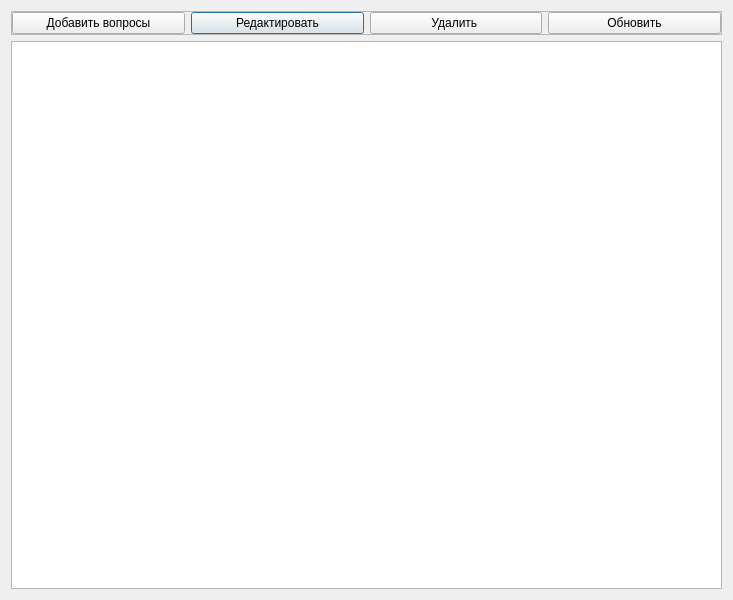
<?xml version="1.0" encoding="UTF-8"?>
<ui version="4.0">
 <class>ProsmotrPlanaZasKaf</class>
 <widget class="QDialog" name="ProsmotrPlanaZasKaf">
  <property name="geometry">
   <rect>
    <x>0</x>
    <y>0</y>
    <width>733</width>
    <height>600</height>
   </rect>
  </property>
  <property name="windowTitle">
   <string>Просмотр изменение плана заседаний кафедры</string>
  </property>
  <layout class="QGridLayout" name="gridLayout_2">
   <item row="0" column="0">
    <widget class="QFrame" name="frame">
     <property name="frameShape">
      <enum>QFrame::StyledPanel</enum>
     </property>
     <property name="frameShadow">
      <enum>QFrame::Raised</enum>
     </property>
     <layout class="QGridLayout" name="gridLayout">
      <property name="leftMargin">
       <number>0</number>
      </property>
      <property name="topMargin">
       <number>0</number>
      </property>
      <property name="rightMargin">
       <number>0</number>
      </property>
      <property name="bottomMargin">
       <number>0</number>
      </property>
      <item row="2" column="1">
       <widget class="QPushButton" name="pushButton_Edit">
        <property name="text">
         <string>Редактировать</string>
        </property>
        <property name="icon">
         <iconset resource="resourses.qrc">
          <normaloff>:/img/img/edit.png</normaloff>:/img/img/edit.png</iconset>
        </property>
       </widget>
      </item>
      <item row="2" column="2">
       <widget class="QPushButton" name="pushButton_Del">
        <property name="text">
         <string>Удалить </string>
        </property>
        <property name="icon">
         <iconset resource="resourses.qrc">
          <normaloff>:/img/img/delete.png</normaloff>:/img/img/delete.png</iconset>
        </property>
       </widget>
      </item>
      <item row="2" column="3">
       <widget class="QPushButton" name="pushButton_upd">
        <property name="text">
         <string>Обновить</string>
        </property>
        <property name="icon">
         <iconset resource="resourses.qrc">
          <normaloff>:/img/img/refresh.png</normaloff>:/img/img/refresh.png</iconset>
        </property>
       </widget>
      </item>
      <item row="2" column="0">
       <widget class="QPushButton" name="pushButtonAdd">
        <property name="text">
         <string>Добавить вопросы</string>
        </property>
        <property name="icon">
         <iconset resource="resourses.qrc">
          <normaloff>:/img/img/add.png</normaloff>:/img/img/add.png</iconset>
        </property>
       </widget>
      </item>
     </layout>
    </widget>
   </item>
   <item row="1" column="0">
    <widget class="QTableView" name="tableViewProsmotrPlana">
     <property name="contextMenuPolicy">
      <enum>Qt::ActionsContextMenu</enum>
     </property>
     <property name="editTriggers">
      <set>QAbstractItemView::NoEditTriggers</set>
     </property>
     <property name="selectionMode">
      <enum>QAbstractItemView::SingleSelection</enum>
     </property>
     <property name="selectionBehavior">
      <enum>QAbstractItemView::SelectRows</enum>
     </property>
    </widget>
   </item>
  </layout>
  <action name="actionPostavitGalochku">
   <property name="icon">
    <iconset resource="resourses.qrc">
     <normaloff>:/img/img/535786.png</normaloff>:/img/img/535786.png</iconset>
   </property>
   <property name="text">
    <string>Поставить галочку</string>
   </property>
   <property name="toolTip">
    <string>Поставить галочку</string>
   </property>
  </action>
 </widget>
 <resources>
  <include location="resourses.qrc"/>
 </resources>
 <connections/>
</ui>
